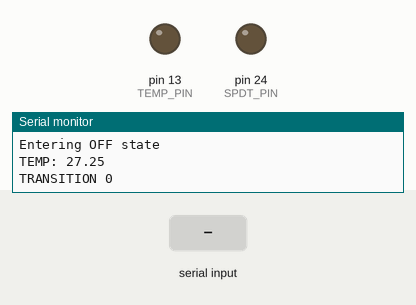
This sketch was run on a simulated Arduino Mega 2560, built with avr-gcc and run on an emulated ATmega2560. Shown: output pins drawn as LEDs (lit = HIGH), the last lines printed to the serial monitor. The test bench sets the inputs (shaded band).

Above: at 1.2 s.
1.3 s: "1" received over Serial
At 1.6 s:
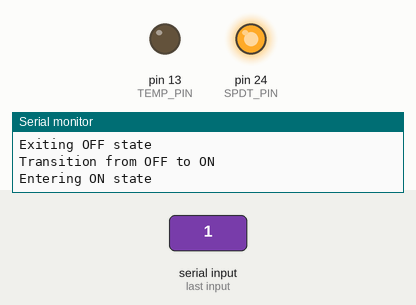
2.8 s: "0" received over Serial
At 4.0 s:
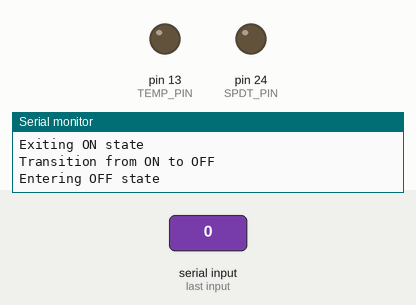
Timing chart, 0 to 5.8 s (numbered marks = the images above; inputs shaded):
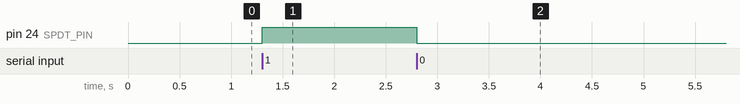

The sketch:

SlowControl.ino
```cpp
#include "Fsm.h"

#define SPDT_PIN 24
#define TEMP_PIN 13
#define THERMISTOR_PIN 0

float voltage, temperature;
float offset = 3477;
float refTemp = 298.15;

void on_spdt_on_enter()
{
    Serial.println("Entering ON state");
}

void on_spdt_on_exit()
{
    Serial.println("Exiting ON state");
}

void on_trans_spdt_on_spdt_off()
{
  Serial.println("Transition from ON to OFF");
  digitalWrite(SPDT_PIN, 0);
}

void on_spdt_off_enter()
{
    Serial.println("Entering OFF state");
}

void on_spdt_off_exit()
{
    Serial.println("Exiting OFF state");
}

void on_trans_spdt_off_spdt_on()
{
  Serial.println("Transition from OFF to ON");
  digitalWrite(SPDT_PIN, 1);
}

void on_temp_meas_enter()
{
  digitalWrite(TEMP_PIN, HIGH);
  voltage = analogRead(THERMISTOR_PIN) + 2;
  digitalWrite(TEMP_PIN, LOW);
  // +2 is to give same temp as Joseph's meat thermometer
  temperature = 1 / ((1/offset) * log(1/(float(voltage)/1023) - 1) + 1/refTemp) - 273.15 + 2;
  Serial.print("TEMP: ");
  Serial.println(temperature);
}

State state_spdt_on(&on_spdt_on_enter, NULL, &on_spdt_on_exit);
State state_spdt_off(&on_spdt_off_enter, NULL, &on_spdt_off_exit);

State state_temp_meas(&on_temp_meas_enter, NULL, NULL);

Fsm fsm_spdt(&state_spdt_off);
Fsm fsm_temp(&state_temp_meas);

byte incomingByte = '0';

void setup()
{
  Serial.begin(115200);
  analogReference(EXTERNAL);

  pinMode(TEMP_PIN, OUTPUT);
  pinMode(SPDT_PIN, OUTPUT);
  //pinMode(TEMP_PIN, OUTPUT);
  fsm_spdt.add_transition(&state_spdt_on, &state_spdt_off,
                   SPDT_PIN,
                   &on_trans_spdt_on_spdt_off);
  fsm_spdt.add_transition(&state_spdt_off, &state_spdt_on,
                   SPDT_PIN + 1,
                   &on_trans_spdt_off_spdt_on);

  fsm_spdt.run_machine();

  fsm_temp.add_transition(&state_temp_meas, &state_temp_meas, TEMP_PIN,
                          NULL);

  fsm_temp.run_machine();
}


void loop()
{
  if(Serial.available() > 0)
  {
    incomingByte = Serial.read();
  }
  if(incomingByte == '0')
  {
    Serial.println("TRANSITION 0");
    fsm_spdt.trigger(SPDT_PIN);

  }
  else if(incomingByte == '1')
  {
     Serial.println("TRANSITION 1");
     fsm_spdt.trigger(SPDT_PIN + 1);
  }
  else if(incomingByte == '2')
  {
     Serial.println("TRANSITION 2");
     fsm_temp.trigger(TEMP_PIN);
  }
  incomingByte = 'x';
}
```

Fsm.cpp
```cpp
// (licence header left out)
#include "Fsm.h"


State::State(void (*on_enter)(), void (*on_state)(), void (*on_exit)())
: on_enter(on_enter),
  on_state(on_state),
  on_exit(on_exit)
{
}


Fsm::Fsm(State* initial_state)
: m_current_state(initial_state),
  m_transitions(NULL),
  m_num_transitions(0),
  m_num_timed_transitions(0),
  m_initialized(false)
{
}


Fsm::~Fsm()
{
  free(m_transitions);
  free(m_timed_transitions);
  m_transitions = NULL;
  m_timed_transitions = NULL;
}


void Fsm::add_transition(State* state_from, State* state_to, int event,
                         void (*on_transition)())
{
  if (state_from == NULL || state_to == NULL)
    return;

  Transition transition = Fsm::create_transition(state_from, state_to, event,
                                               on_transition);
  m_transitions = (Transition*) realloc(m_transitions, (m_num_transitions + 1)
                                                       * sizeof(Transition));
  m_transitions[m_num_transitions] = transition;
  m_num_transitions++;
}


void Fsm::add_timed_transition(State* state_from, State* state_to,
                               unsigned long interval, void (*on_transition)())
{
  if (state_from == NULL || state_to == NULL)
    return;

  Transition transition = Fsm::create_transition(state_from, state_to, 0,
                                                 on_transition);

  TimedTransition timed_transition;
  timed_transition.transition = transition;
  timed_transition.start = 0;
  timed_transition.interval = interval;

  m_timed_transitions = (TimedTransition*) realloc(
      m_timed_transitions, (m_num_timed_transitions + 1) * sizeof(TimedTransition));
  m_timed_transitions[m_num_timed_transitions] = timed_transition;
  m_num_timed_transitions++;
}


Fsm::Transition Fsm::create_transition(State* state_from, State* state_to,
                                       int event, void (*on_transition)())
{
  Transition t;
  t.state_from = state_from;
  t.state_to = state_to;
  t.event = event;
  t.on_transition = on_transition;

  return t;
}

void Fsm::trigger(int event)
{
  if (m_initialized)
  {
    // Find the transition with the current state and given event.
    for (int i = 0; i < m_num_transitions; ++i)
    {
      if (m_transitions[i].state_from == m_current_state &&
          m_transitions[i].event == event)
      {
        Fsm::make_transition(&(m_transitions[i]));
        return;
      }
    }
  }
}

void Fsm::check_timed_transitions()
{
  for (int i = 0; i < m_num_timed_transitions; ++i)
  {
    TimedTransition* transition = &m_timed_transitions[i];
    if (transition->transition.state_from == m_current_state)
    {
      if (transition->start == 0)
      {
        transition->start = millis();
      }
      else{
        unsigned long now = millis();
        if (now - transition->start >= transition->interval)
        {
          Fsm::make_transition(&(transition->transition));
          transition->start = 0;
        }
      }
    }
  }
}

void Fsm::run_machine()
{
  // first run must exec first state "on_enter"
  if (!m_initialized)
  {
    m_initialized = true;
    if (m_current_state->on_enter != NULL)
      m_current_state->on_enter();
  }

  if (m_current_state->on_state != NULL)
    m_current_state->on_state();

  Fsm::check_timed_transitions();
}

void Fsm::make_transition(Transition* transition)
{

  // Execute the handlers in the correct order.
  if (transition->state_from->on_exit != NULL)
    transition->state_from->on_exit();

  if (transition->on_transition != NULL)
    transition->on_transition();

  if (transition->state_to->on_enter != NULL)
    transition->state_to->on_enter();

  m_current_state = transition->state_to;

  //Initialice all timed transitions from m_current_state
  unsigned long now = millis();
  for (int i = 0; i < m_num_timed_transitions; ++i)
  {
    TimedTransition* ttransition = &m_timed_transitions[i];
    if (ttransition->transition.state_from == m_current_state)
      ttransition->start = now;
  }

}
```

Fsm.h
```cpp
// (licence header left out)
#ifndef FSM_H
#define FSM_H


#if defined(ARDUINO) && ARDUINO >= 100
  #include <Arduino.h>
#else
  #include <WProgram.h>
#endif


struct State
{
  State(void (*on_enter)(), void (*on_state)(), void (*on_exit)());
  void (*on_enter)();
  void (*on_state)();
  void (*on_exit)();
};


class Fsm
{
public:
  Fsm(State* initial_state);
  ~Fsm();

  void add_transition(State* state_from, State* state_to, int event,
                      void (*on_transition)());

  void add_timed_transition(State* state_from, State* state_to,
                            unsigned long interval, void (*on_transition)());

  void check_timed_transitions();

  void trigger(int event);
  void run_machine();

private:
  struct Transition
  {
    State* state_from;
    State* state_to;
    int event;
    void (*on_transition)();

  };
  struct TimedTransition
  {
    Transition transition;
    unsigned long start;
    unsigned long interval;
  };

  static Transition create_transition(State* state_from, State* state_to,
                                      int event, void (*on_transition)());

  void make_transition(Transition* transition);

private:
  State* m_current_state;
  Transition* m_transitions;
  int m_num_transitions;

  TimedTransition* m_timed_transitions;
  int m_num_timed_transitions;
  bool m_initialized;
};


#endif
```

Measured:
- after the input at 1.3 s, pin 24 (SPDT_PIN): LOW → HIGH at once
- after the input at 2.8 s, pin 24 (SPDT_PIN): HIGH → LOW at once
